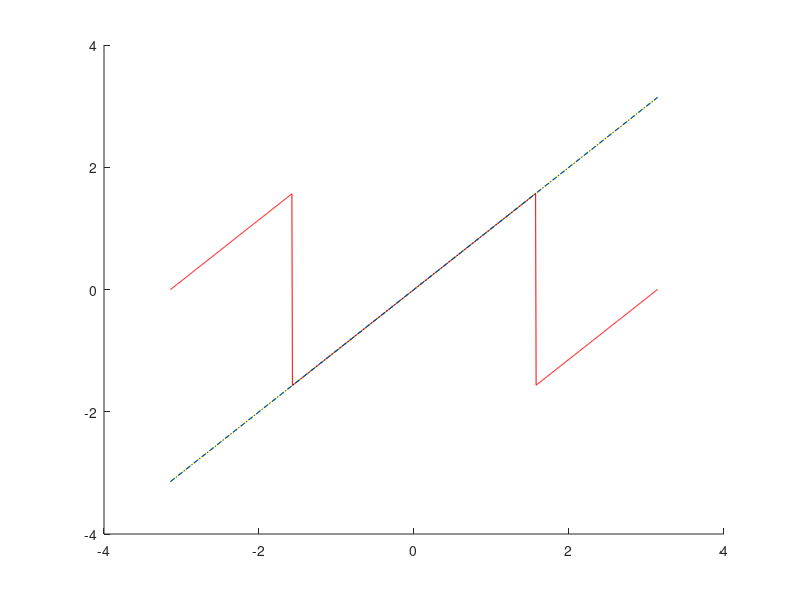

Write the MATLAB code that produced this figure. (Note: this script raises an error after producing the figure.)
% Ten plik porownuje uzycie atan, atan2 oraz angle

theta_true = linspace(-pi,pi, 1000);

x = cos(theta_true); 
y = sin(theta_true);

z = x + 1j*y;

atan_phase = atan(y ./ x);
atan2_phase = atan2(y,x);
angle_phase = angle(z);

figure(1);
clf;
hold on;
plot(theta_true, theta_true, 'y-');
plot(theta_true, atan_phase, 'r-');
plot(theta_true, atan2_phase, 'g--');
plot(theta_true, angle_phase, 'b-.');

ax = gca;
ax.XTick = -pi:pi/2:pi;
ax.XTickLabel = ({ '-\pi', '-\pi/2', '0', '\pi/2', '\pi'})
ax.YTick = -pi:pi/2:pi;
ax.YTickLabel = ({ '-\pi', '-\pi/2', '0', '\pi/2', '\pi'})

grid on;
legend('reference','atan', 'atan2', 'angle');
xlim([-pi pi])
ylim([-pi pi])
xlabel("Angle Value");
ylabel("Computed Angle");
title("Comparison of atan atan2 & angle")
